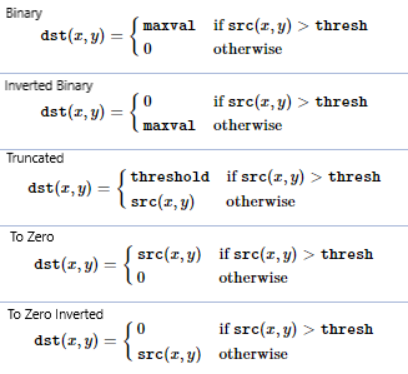
#> input picture Week4/chart.PNG, 408 x 374 px, given in place of the camera
$ jupyter execute --allow-errors 'Week 4.ipynb'   (text cells are left out)
#> lines starting #> are read from the running program, lines starting #| are printed output that depends on the picture; after the words box and inside, x2 and y2 are one past the last pixel; in counts of white or black regions, pixels touching at a corner belong together
[cell 1]
import cv2
import numpy as np
from matplotlib import pyplot as plt

[cell 2]
cap = cv2.VideoCapture(0)
while(1):
    # Take each frame
    _, frame = cap.read()
#> frame is the input picture: shape (374, 408, 3); mean B, G, R 243, 242.5, 242.3
    # Convert BGR to HSV
    hsv = cv2.cvtColor(frame, cv2.COLOR_BGR2HSV)
#> hsv: shape (374, 408, 3); mean H, S, V 11.5, 9.2, 245.8
    # define range of blue color in HSV
    #OpenCV uses HSV ranges between (0-180, 0-255, 0-255)
    lower_blue = np.array([110,50,50])
    upper_blue = np.array([130,255,255])
    # Threshold the HSV image to get only blue colors
    mask = cv2.inRange(hsv, lower_blue, upper_blue)
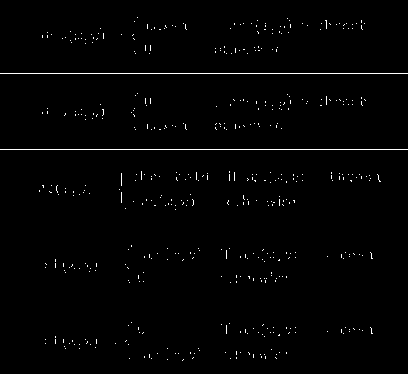
#> mask: shape (374, 408); 1.2% white in thin lines or dots
    # Bitwise-AND mask and original image
    res = cv2.bitwise_and(frame,frame, mask= mask)
    cv2.imshow('frame',frame)
    cv2.imshow('mask',mask)
    cv2.imshow('res',res)
    k = cv2.waitKey(5) & 0xFF
#> (key Esc is pressed here)
    if k == 27:
        break
cv2.destroyAllWindows()

[cell 3]
blue = np.uint8([[[255,0,0 ]]])
hsv_blue = cv2.cvtColor(blue,cv2.COLOR_BGR2HSV)
print(hsv_blue)
#NOW go check the lower and upper ranges in the previous cell

[cell 4]
import cv2
import numpy as np
from matplotlib import pyplot as plt
img = cv2.imread('gradient.PNG',0)
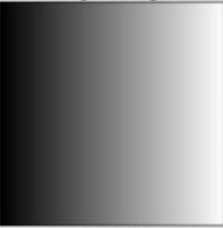
#> input picture Week4/gradient.PNG, 223 x 228 px
#> img is the input picture: shape (228, 223); min 0, max 252, mean 125.8
ret,thresh1 = cv2.threshold(img,127,255,cv2.THRESH_BINARY)
#> thresh1: shape (228, 223); 49.1% white; 1 white region, box (x1, y1, x2, y2) and area: (0, 0, 223, 228) 24972
ret,thresh2 = cv2.threshold(img,127,255,cv2.THRESH_BINARY_INV)
ret,thresh3 = cv2.threshold(img,127,255,cv2.THRESH_TRUNC)
ret,thresh4 = cv2.threshold(img,127,255,cv2.THRESH_TOZERO)
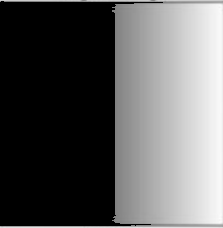
#> thresh4: shape (228, 223); min 0, max 252, mean 93.2
ret,thresh5 = cv2.threshold(img,127,255,cv2.THRESH_TOZERO_INV)
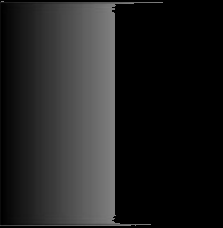
#> thresh5: shape (228, 223); min 0, max 127, mean 32.5
titles = ['Original Image','BINARY','BINARY_INV','TRUNC','TOZERO','TOZERO_INV']
images = [img, thresh1, thresh2, thresh3, thresh4, thresh5]
for i in range(6):
    #plt.subplot(2,3,i+1)
    plt.imshow(images[i],'gray')
    plt.title(titles[i])
    plt.xticks([]),plt.yticks([])
    plt.show()

[cell 5]
import cv2
import numpy as np
from matplotlib import pyplot as plt
img = cv2.imread('sudoku.png',0)
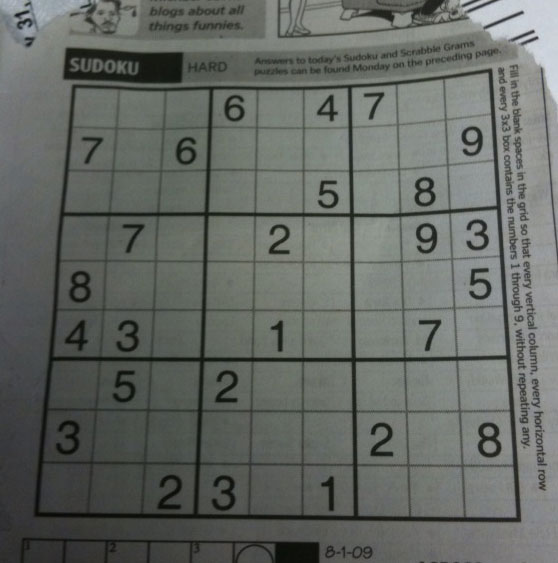
#> input picture Week4/sudoku.png, 558 x 563 px
#> img: shape (563, 558); min 7, max 218, mean 102.4
# img = cv2.medianBlur(img,5)
ret,th1 = cv2.threshold(img,127,255,cv2.THRESH_BINARY)
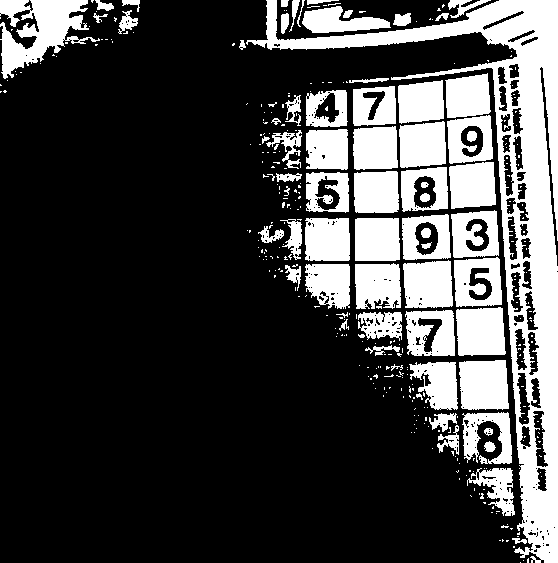
#> th1: shape (563, 558); 26% white; 351 white regions (281 under 20 px), largest, box (x1, y1, x2, y2) and area: (246, 0, 558, 563) 26722, (0, 0, 100, 79) 3842, (459, 360, 509, 410) 2280
th2 = cv2.adaptiveThreshold(img,255,cv2.ADAPTIVE_THRESH_MEAN_C,cv2.THRESH_BINARY,11,2)
#> th2: shape (563, 558); 74.6% white; 2923 black regions (2594 under 20 px), largest, box (x1, y1, x2, y2) and area: (34, 68, 521, 523) 30403, (277, 0, 500, 39) 2539, (187, 10, 535, 76) 2382
th3 = cv2.adaptiveThreshold(img,255,cv2.ADAPTIVE_THRESH_GAUSSIAN_C,cv2.THRESH_BINARY,11,2)
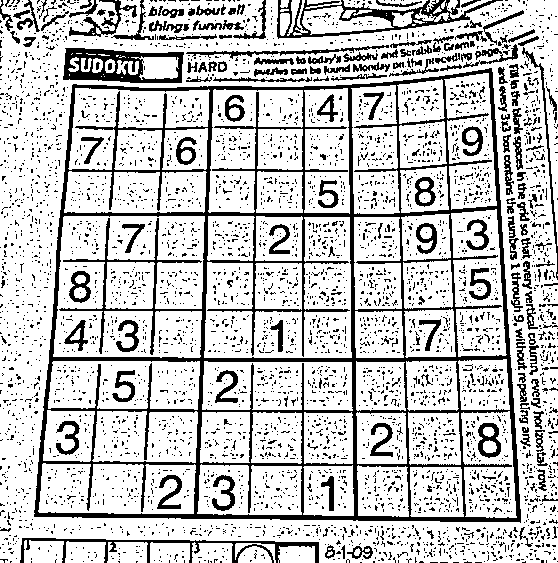
#> th3: shape (563, 558); 77.8% white; 4611 black regions (4406 under 20 px), largest, box (x1, y1, x2, y2) and area: (34, 68, 521, 523) 26610, (277, 0, 503, 39) 2185, (63, 48, 184, 83) 2147
titles = ['Original Image', 'Global Thresholding (v = 127)',
'Adaptive Mean Thresholding', 'Adaptive Gaussian Thresholding']
images = [img, th1, th2, th3]
for i in range(4):
    #plt.subplot(2,2,i+1),
    plt.imshow(images[i],'gray')
    plt.title(titles[i])
    plt.xticks([]),plt.yticks([])
    plt.show()

[cell 6]
import cv2
import numpy as np
from matplotlib import pyplot as plt
img = cv2.imread('noisy2.png',0)
# global thresholding
ret1,th1 = cv2.threshold(img,127,255,cv2.THRESH_BINARY)
# Otsu's thresholding
ret2,th2 = cv2.threshold(img,0,255,cv2.THRESH_BINARY+cv2.THRESH_OTSU)
#> ret2 = 0
# Otsu's thresholding after Gaussian filtering
#> (the rest of this cell did not finish here and is left out)

[cell 7]
import cv2
import numpy as np
from matplotlib import pyplot as plt
img = cv2.imread('Messi.jpg')
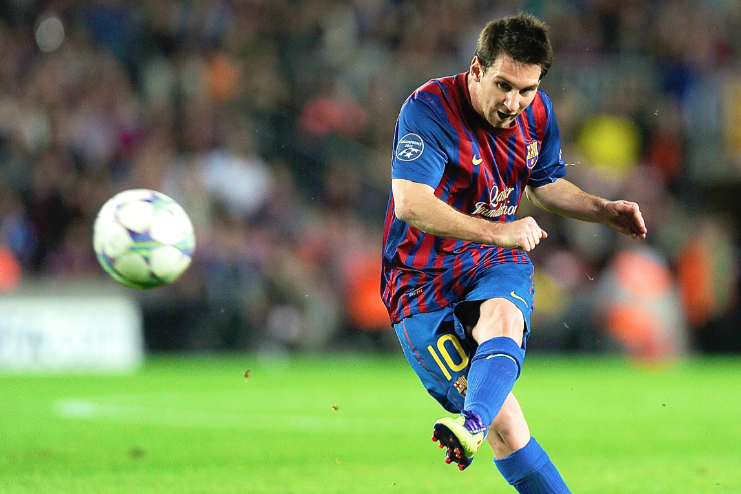
#> input picture Week4/Messi.jpg, 741 x 494 px
#> img is the input picture: shape (494, 741, 3); mean B, G, R 89.2, 124, 110.5
cv2.imshow('img',img)
cv2.waitKey(0)
cv2.destroyAllWindows()
res = cv2.resize(img,None,fx=2, fy=2, interpolation = cv2.INTER_CUBIC)
#> res: shape (988, 1482, 3)
#OR
height, width = img.shape[:2]
#> height = 494; width = 741
cv2.imshow('img',res)
cv2.waitKey(0)
cv2.destroyAllWindows()

[cell 8]
import cv2
import numpy as np
img = cv2.imread('Messi.jpg',0)
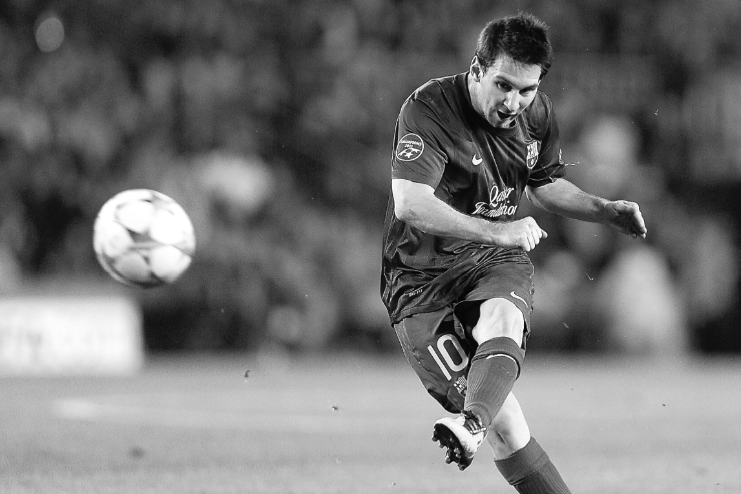
#> img: shape (494, 741); min 2, max 255, mean 115.5
rows,cols = img.shape
#> rows = 494; cols = 741
M = np.float32([[1,0,100],[0,1,50]])
dst = cv2.warpAffine(img,M,(cols,rows))
cv2.imshow('img',dst)
cv2.waitKey(0)
cv2.destroyAllWindows()

[cell 9]
img = cv2.imread('Messi.jpg',0)
rows,cols = img.shape
M = cv2.getRotationMatrix2D((cols/2,rows/2),90,1)
dst = cv2.warpAffine(img,M,(cols,rows))
cv2.imshow('img',dst)
cv2.waitKey(0)
cv2.destroyAllWindows()

[cell 10]
img = cv2.imread('sudoku.png')
#> img is the input picture: shape (563, 558, 3); mean B, G, R 99.5, 104.1, 100
rows,cols,ch = img.shape
#> rows = 563; cols = 558; ch = 3
pts1 = np.float32([[50,50],[200,50],[50,200]])
pts2 = np.float32([[10,100],[200,50],[100,250]])
M = cv2.getAffineTransform(pts1,pts2)
dst = cv2.warpAffine(img,M,(cols,rows))
#> dst: shape (563, 558, 3)
plt.subplot(121),plt.imshow(img),plt.title('Input')
plt.subplot(122),plt.imshow(dst),plt.title('Output')
plt.show()
#> figure, not shown here; B, G, R data is drawn as R, G, B

[cell 11]
img = cv2.imread('sudoku.png')
rows,cols,ch = img.shape
pts1 = np.float32([[56,65],[368,52],[28,387],[389,390]])
pts2 = np.float32([[0,0],[300,0],[0,300],[300,300]])
M = cv2.getPerspectiveTransform(pts1,pts2)
dst = cv2.warpPerspective(img,M,(300,300))
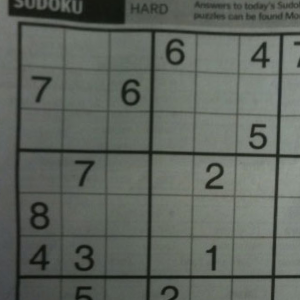
#> dst: shape (300, 300, 3); mean B, G, R 93.6, 100.5, 95
plt.subplot(121),plt.imshow(img),plt.title('Input')
plt.subplot(122),plt.imshow(dst),plt.title('Output')
plt.show()
#> figure, not shown here; B, G, R data is drawn as R, G, B
